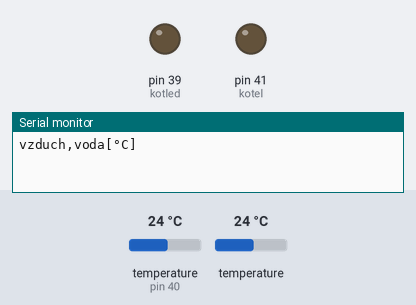
A sketch run on a simulated Arduino Mega 2560, built with avr-gcc and run on an emulated ATmega2560. On the bench: output pins drawn as LEDs (lit = HIGH), the last lines printed to the serial monitor. The inputs (shaded band) are chosen by the test bench; at power-on: temperature (sensor on pin 40) 24 °C, temperature 24 °C. Storage starts empty.

Above: at 0.1 s.
At 19.6 s:
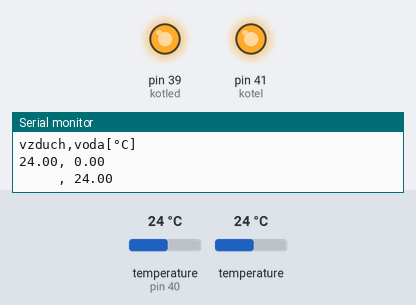
Timing chart, 0 to 21.1 s (numbered marks = the images above):
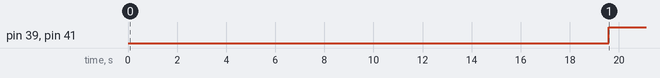

Measured:
- by itself, pin 39 (kotled), pin 41 (kotel): LOW → HIGH at 19.6 s

The sketch:

tepelneCidloDvakrat9.ino
```cpp
#include <OneWire.h>
#include <DallasTemperature.h>
#include <SD.h>

OneWire jedenDrat(40);
DallasTemperature teplomer(&jedenDrat);
const int sdkarta = 53;       // SS pin pro modul micro SD karty (na modulu jako CS)
const int kotel = 41;         // relé na ovládání kotle (relé svítí = kotel NETOPÍ)
const int kotled = 39;        // indikační ledka kotle (ledka svítí = kotel TOPÍ)
int i;                        // index (pořadí) čidla na drátě
float vzduch;                 // teplota vzduchu (venkovní čidlo)
float voda;                   // teplota vody (čidlo v kotli)
int dolni;                    // dolní hranice teploty vody
int horni;                    // horní hranice teploty vody
int prodleva = 15000;         // prodleva mezi regulacemi kotle (nebo měřeními teploty vody)
DeviceAddress adresaCidla;    // sem si budu ukládat adresy čidel

void setup() {
  Serial.begin(4800);         // spustí sériový port
  Serial.println("vzduch,voda[°C]");
  teplomer.begin();           // spustí knihovnu
  pinMode(kotel, OUTPUT);
  pinMode(kotled, OUTPUT);
  SD.begin(sdkarta);
}
void loop() {
  vzduch = mereniVzduchu();
  delay(2000);
  vypisVzduchu();           // na Serial vypíše teplotu vzduchu i vody, uloží je na SD kartu
  nastaveniHranicA();
  for(int j=0; j<300; j++) {
    voda = mereniVody();
    delay(prodleva);
    vypisVody();            // na Serial vypíše jen teplotu vody, na sd kartu nic
    regulaceKotle();
  }
}
```

mereniTeplot.ino
```cpp
float mereniVzduchu() {
  teplomer.requestTemperaturesByIndex(1); // zmer teplotu venkovniho vzduchu a vypis ji
  return teplomer.getTempCByIndex(1);
}
float mereniVody() {
  teplomer.requestTemperaturesByIndex(0); // zmer teplotu vody v kotli a vypis ji
  return teplomer.getTempCByIndex(0);
}
```

nastaveniHranic.ino
```cpp
void nastaveniHranicA() {
  if(vzduch < -5) {
    horni = 27;
    dolni = 28;
  }
  else if(-5 <= vzduch < 5) {
    dolni = 26;
    horni = 27;
  }
  else if(5 <= vzduch < 15) {
    dolni = 25;
    horni = 26;
  }
  else if(15 <= vzduch < 25) {
    dolni = 24;
    horni = 25;
  }
  else if(25 <= vzduch < 30){
    dolni = 23;
    horni = 24;
  }
}
//------------------------------------------

void nastaveniHranicB() {
  if(vzduch < 10) {
    dolni = 27;
    horni = 28;
  }
  else if(10 <= vzduch < 20) {
    dolni = 26;
    horni = 27;
  }
  else if(20 <= vzduch < 25) {
    dolni = 25;
    horni = 26;
  }
  else if(25 <= vzduch < 30) {
    dolni = 24;
    horni = 25;
  }
  else {
    dolni = 23;
    horni = 24;
  }
}
void nastaveniHranicC() {
  if(vzduch < 10) {
    dolni = 27;
    horni = 28;
  }
  else if(10 <= vzduch < 20) {
    dolni = 26;
    horni = 27;
  }
  else if(20 <= vzduch < 25) {
    dolni = 25;
    horni = 26;
  }
  else if(25 <= vzduch < 30) {
    dolni = 24;
    horni = 25;
  }
  else {
    dolni = 23;
    horni = 24;
  }
}
void nastaveniHranicD() {
  if(vzduch < 10) {
    dolni = 27;
    horni = 28;
  }
  else if(10 <= vzduch < 20) {
    dolni = 26;
    horni = 27;
  }
  else if(20 <= vzduch < 25) {
    dolni = 25;
    horni = 26;
  }
  else if(25 <= vzduch < 30) {
    dolni = 24;
    horni = 25;
  }
  else {
    dolni = 23;
    horni = 24;
  }
}
```

regulaceKotle.ino
```cpp
void regulaceKotle() {
  if(voda<dolni) {
    digitalWrite(kotel, HIGH);
    digitalWrite(kotled, HIGH);
  }
  else if(voda>horni) {
    digitalWrite(kotel, LOW);
    digitalWrite(kotled, LOW);
  }
}
```

vypisTeplot.ino
```cpp
void vypisVzduchu() {
  Serial.print(vzduch);
  Serial.print(", ");
  Serial.println(voda);
  File soubor = SD.open("teploty.txt", FILE_WRITE);
  soubor.print(vzduch);
  soubor.print(", ");
  soubor.println(voda);
  soubor.close();
  delay(1000);
}
void vypisVody() {
  Serial.print("     ");
  Serial.print(", ");
  Serial.println(voda);
}
```
